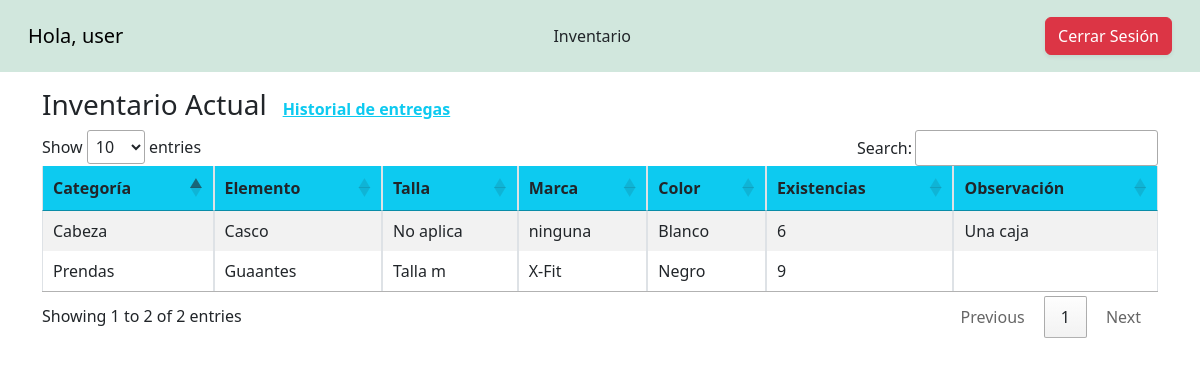
The page /views/home.php (signed in) on the database its author committed.
### tables this page shows
CREATE TABLE `elementos` (
  `id` int(11) NOT NULL,
  `fk_categoria` int(11) NOT NULL,
  `fk_talla` int(10) NOT NULL,
  `elemento` varchar(50) NOT NULL,
  `marca` varchar(50) NOT NULL,
  `color` varchar(10) NOT NULL,
  `existencias` int(10) NOT NULL,
  `observacion` varchar(500) NOT NULL,
  `estado` enum('activo','inactivo') NOT NULL DEFAULT 'activo'
);

CREATE TABLE `categorias` (
  `id` int(11) NOT NULL,
  `nombre` varchar(32) NOT NULL
);

CREATE TABLE `tallas` (
  `id` int(11) NOT NULL,
  `tallas` varchar(10) NOT NULL
);

### views/home.php (the view, shortened to what this page needs)
<?php
include("../controllers/dbConection.php");
?>
<!DOCTYPE html>
<html lang="en">
<head>
    <link rel="stylesheet" href="../csss/bootstrap/css/bootstrap.min.css" />
    <link rel="stylesheet" href="../csss/DataTables/Responsive-2.5.0/css/responsive.dataTables.min.css">
    <link href="../csss/DataTables/datatables.min.css" rel="stylesheet">
</head>
<body class="vh-100">
    <nav class="navbar navbar-expand-lg navbar-light bg-success-subtle p-3">
        <div class="container-fluid">
            <a class="navbar-brand" href="#">
                <?php
                echo "Hola, ";
                echo $_SESSION["nombre"];
                ?>
            </a>
            <a class="nav-link mx-2 active" aria-current="page" href="#">Inventario</a>
            <div>
                <button class="btn btn-danger shadow-sm">
                    <a class="text-decoration-none text-white" href="../controllers/logout.php">Cerrar Sesión</a>
                </button>
            </div>
        </div>
    </nav>
    <div class="container flex flex-column gap-6 mt-3">
        <div class="d-flex gap-3 align-items-center">
            <h3>Inventario Actual</h3>
            <a class="fw-bold pointer text-info pe-auto" data-bs-toggle="modal" data-id="<?= $_SESSION['id'] ?>" data-bs-target="#historialMovimientosUser" style="cursor: pointer;">Historial de entregas</a>
        </div>
        <table id="tableInventarioUser" class="table table-striped table-bordered table-responsive table-hover nowrap" style="width: 100%;">
            <thead class="bg-info">
                <tr>
                    <th scope="col">Categoría</th>
                    <th scope="col">Elemento</th>
                    <th scope="col">Talla</th>
                    <th scope="col">Marca</th>
                    <th scope="col">Color</th>
                    <th scope="col">Existencias</th>
                    <th scope="col">Observación</th>
                </tr>
            </thead>
            <tbody>
                <?php
                $sqlElm = $conexion->query("SELECT * FROM elementos as e, categorias as c, tallas
                as t where e.fk_categoria=c.id AND e.fk_talla=t.id");
                while ($tableData = $sqlElm->fetch_object()) { ?>
                    <tr>
                        <td><?= $tableData->nombre ?></td>
                        <td><?= $tableData->elemento ?></td>
                        <td><?= $tableData->tallas ?></td>
                        <td><?= $tableData->marca ?></td>
                        <td><?= $tableData->color ?></td>
                        <td><?= $tableData->existencias ?></td>
                        <td><?= $tableData->observacion ?></td>
                    </tr>
                <?php } ?>
            </tbody>
        </table>
    </div>
</body>
</html>

### rows shown on the page
elementos: fk_categoria.nombre "Cabeza", elemento "Casco", fk_talla.tallas "No aplica", marca "ninguna", color "Blanco", existencias "6", observacion "Una caja"
elementos: fk_categoria.nombre "Prendas", elemento "Guaantes", fk_talla.tallas "Talla m", marca "X-Fit", color "Negro", existencias "9"

### other values the page prints
$_SESSION["nombre"] "user"
